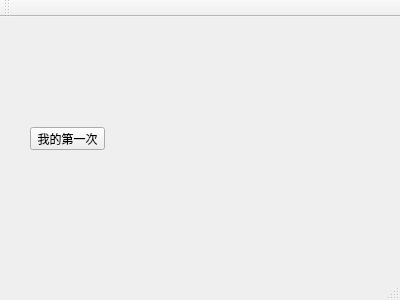
<?xml version="1.0" encoding="UTF-8"?>
<ui version="4.0">
 <class>MainWindow</class>
 <widget class="QMainWindow" name="MainWindow">
  <property name="geometry">
   <rect>
    <x>0</x>
    <y>0</y>
    <width>400</width>
    <height>300</height>
   </rect>
  </property>
  <property name="windowTitle">
   <string>MainWindow</string>
  </property>
  <widget class="QWidget" name="centralWidget">
   <widget class="QPushButton" name="pushButton">
    <property name="geometry">
     <rect>
      <x>30</x>
      <y>110</y>
      <width>75</width>
      <height>23</height>
     </rect>
    </property>
    <property name="text">
     <string>我的第一次</string>
    </property>
   </widget>
  </widget>
  <widget class="QMenuBar" name="menuBar">
   <property name="geometry">
    <rect>
     <x>0</x>
     <y>0</y>
     <width>400</width>
     <height>23</height>
    </rect>
   </property>
  </widget>
  <widget class="QToolBar" name="mainToolBar">
   <attribute name="toolBarArea">
    <enum>TopToolBarArea</enum>
   </attribute>
   <attribute name="toolBarBreak">
    <bool>false</bool>
   </attribute>
  </widget>
  <widget class="QStatusBar" name="statusBar"/>
 </widget>
 <layoutdefault spacing="6" margin="11"/>
 <resources/>
 <connections/>
</ui>
